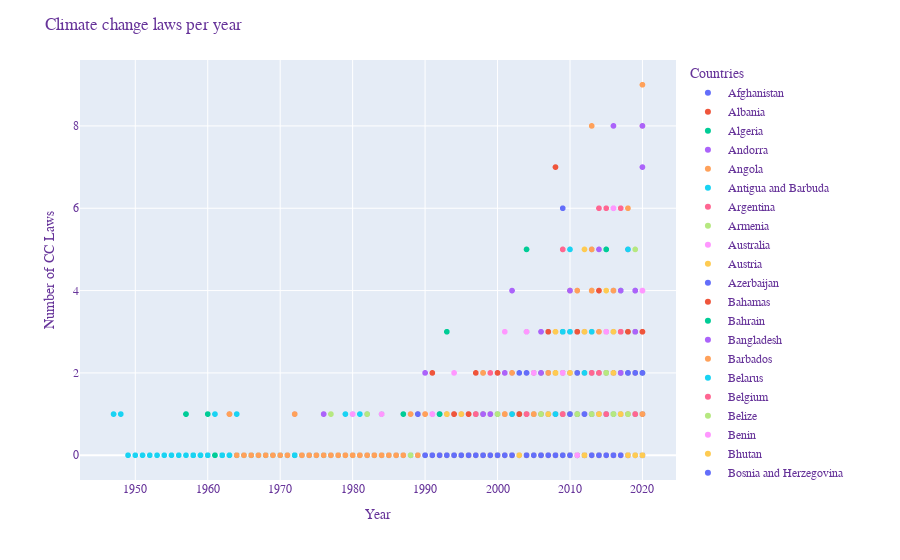

The code cell stored with this chart in its notebook:
### Code cell
fig = px.scatter(df_historic_clean, y="cc_laws_year", x="year",
                 color="country", hover_name="country",
                 log_x=False)

fig.update_layout(
    title="Climate change laws per year",
    xaxis_title="Year",
    yaxis_title="Number of CC Laws",
    legend_title="Countries",
    font=dict(
        family="Courier New, monospace",
        size=12,
        color="RebeccaPurple"
    )
)
fig.show()
